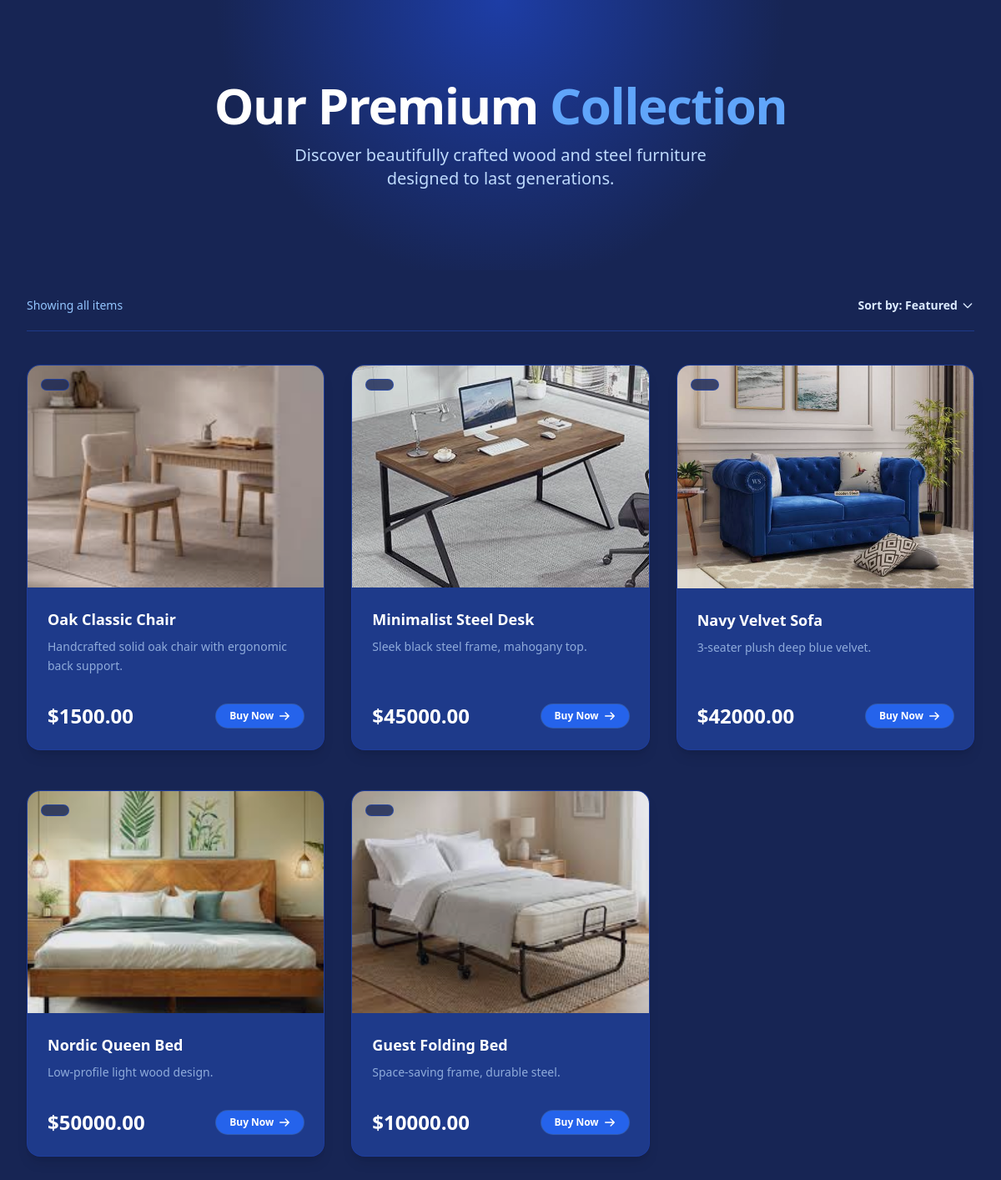
Page /furniture/ on the committed database.
### furniture/models.py (models this page shows, shortened)
class Stock(models.Model):
    name=models.CharField(max_length=100)
    types=[
    ('CHAIR', 'Chair'),
    ('TABLE', 'Table'),
    ('BED', 'Bed'),
    ('SOFA', 'Sofa'),
    ('WARDROBE', 'Wardrobe'),
    ('CABINET', 'Cabinet / Storage'),
    ('DINING', 'Dining Set'),
    ('OFFICE', 'Office Desk'),]
    FURNITURE_TYPES = models.CharField(choices=types)
    description=models.TextField(max_length=500)
    img=models.ImageField(upload_to='stocks/')
    price=models.FloatField()

### furniture/views.py (the view)
# urls.py: path('', views.furniture,name='furniture_page'),
def furniture(request):
    stocks=Stock.objects.all()
    return render(request,'f_index.html',{'products':stocks})

### furniture/templates/f_index.html (shortened to what this page needs)
{% extends "layout.html" %}  {% block content %}
<div class="min-h-screen bg-blue-950 pb-20">
  <div class="py-16 sm:py-24 relative overflow-hidden">
    <div
      class="absolute inset-0 bg-[radial-gradient(circle_at_top,_var(--tw-gradient-stops))] from-blue-800 via-blue-950 to-blue-950 opacity-90"
    ></div>
    <div class="relative max-w-7xl mx-auto px-4 sm:px-6 lg:px-8 text-center">
      <h1
        class="text-4xl font-extrabold tracking-tight text-white sm:text-5xl lg:text-6xl"
      >
        Our Premium <span class="text-blue-400">Collection</span>
      </h1>
      <p class="mt-4 max-w-xl mx-auto text-xl text-blue-200">
        Discover beautifully crafted wood and steel furniture designed to last
        generations.
      </p>
    </div>
  </div>
  <div class="max-w-7xl mx-auto px-4 sm:px-6 lg:px-8 py-8">
    <div
      class="flex flex-col sm:flex-row justify-between items-center mb-10 border-b border-blue-900 pb-5"
    >
      <p class="text-sm text-blue-300 font-medium">Showing all items</p>
      <div
        class="mt-4 sm:mt-0 flex space-x-6 text-sm font-semibold text-blue-100"
      >
        <button class="hover:text-blue-400 transition flex items-center gap-1">
          Sort by: Featured
          <svg
            xmlns="http://www.w3.org/2000/svg"
            class="h-4 w-4"
            fill="none"
            viewBox="0 0 24 24"
            stroke="currentColor"
          >
            <path
              stroke-linecap="round"
              stroke-linejoin="round"
              stroke-width="2"
              d="M19 9l-7 7-7-7"
            />
          </svg>
        </button>
      </div>
    </div>
    <div
      class="grid grid-cols-1 sm:grid-cols-2 lg:grid-cols-3 xl:grid-cols-4 gap-x-8 gap-y-12"
    >
      {% for product in products %}
      <div
        class="group relative flex flex-col bg-blue-900 rounded-2xl shadow-lg border border-blue-800/50 overflow-hidden hover:shadow-[0_10px_30px_rgba(29,78,216,0.3)] transition-all duration-300 hover:-translate-y-1"
      >
        <div class="relative w-full aspect-[4/3] bg-blue-950 overflow-hidden">
          {% if product.img %}
          <img
            src="{{ product.img.url }}"
            alt="{{ product.name }}"
            class="w-full h-full object-cover object-center group-hover:scale-110 transition-transform duration-700 ease-in-out opacity-90 group-hover:opacity-100"
          />
          {% else %}
          <div
            class="w-full h-full flex items-center justify-center text-blue-700 font-medium"
          >
            No Image
          </div>
          {% endif %}
          <div
            class="absolute top-4 left-4 bg-blue-950/80 backdrop-blur-md px-4 py-1.5 rounded-full text-xs font-bold text-blue-300 tracking-wider uppercase border border-blue-700/50"
          >
          </div>
        </div>
        <div class="flex-1 p-6 flex flex-col justify-between">
          <div>
            <h3
              class="text-lg font-bold text-white mb-2 group-hover:text-blue-400 transition-colors"
            >
              <a href="#">
                <span aria-hidden="true" class="absolute inset-0"></span>
                {{ product.name }}
              </a>
            </h3>
            <p class="text-sm text-blue-200/70 line-clamp-2 leading-relaxed">
              {{ product.description }}
            </p>
          </div>
          <div class="mt-8 flex items-center justify-between z-10 relative">
            <p class="text-2xl font-extrabold text-white">
              ${{ product.price|floatformat:2 }}
            </p>
            <button
              class="flex items-center gap-1.5 px-4 py-1.5 bg-blue-600 text-white text-xs font-bold rounded-full transition-all duration-300 hover:bg-blue-500 hover:scale-105 hover:shadow-[0_0_20px_rgba(59,130,246,0.5)] ring-1 ring-blue-400/30"
            >
              Buy Now
              <svg
                xmlns="http://www.w3.org/2000/svg"
                class="h-3.5 w-3.5"
                fill="none"
                viewBox="0 0 24 24"
                stroke="currentColor"
              >
                <path
                  stroke-linecap="round"
                  stroke-linejoin="round"
                  stroke-width="2.5"
                  d="M14 5l7 7m0 0l-7 7m7-7H3"
                />
              </svg>
            </button>
          </div>
        </div>
      </div>
      {% endfor %}
    </div>
  </div>
</div>
{% endblock content %}

### templates/layout.html (shortened to what this page needs)
{% load tailwind_tags %}
<!DOCTYPE html>
<html lang="en">
<head>
    {% tailwind_css %}
</head>
<body class="bg-gray-50 text-gray-900 font-sans antialiased">
    {% block content %}
    {% endblock content %}
</body>
</html>

### rows in the picture
Stock: img (picture), name "Oak Classic Chair", description "Handcrafted solid oak chair with ergonomic back support.", price "1500.00"
Stock: img (picture), name "Minimalist Steel Desk", description "Sleek black steel frame, mahogany top.", price "45000.00"
Stock: img (picture), name "Navy Velvet Sofa", description "3-seater plush deep blue velvet.", price "42000.00"
Stock: img (picture), name "Nordic Queen Bed", description "Low-profile light wood design.", price "50000.00"
Stock: img (picture), name "Guest Folding Bed", description "Space-saving frame, durable steel.", price "10000.00"
